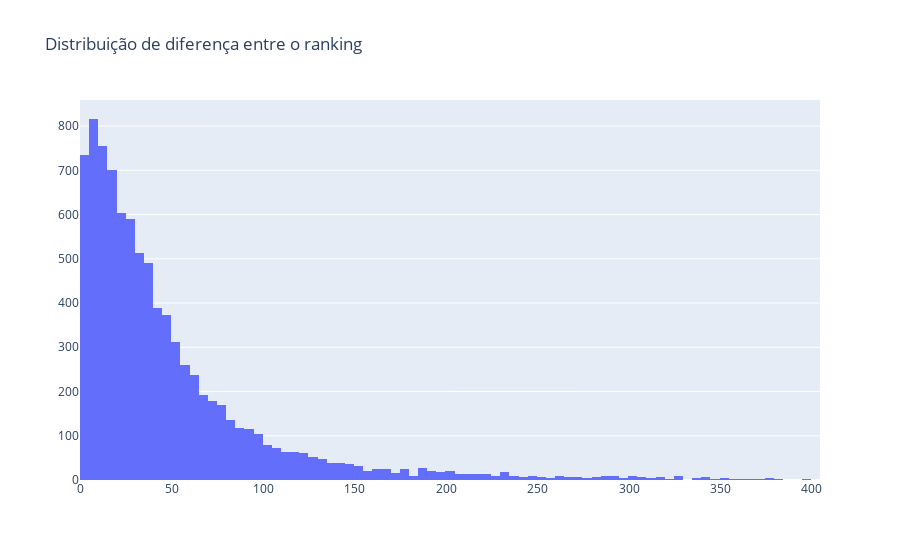

This figure's notebook cell:
### Code cell
rank_difference = df_loser_bigger_rank['Rank_winner'] - df_loser_bigger_rank['Rank_loser']

treated_orank_difference = [rank for rank in rank_difference if rank <=400]

# Cria o histograma com a função "histogram"
fig = go.Figure(data=[go.Histogram(x=treated_orank_difference, nbinsx=100)])

fig.update_layout(title="Distribuição de diferença entre o ranking")

# Exibe o gráfico
fig.show()

### Figure 1 — Plotly figure (JSON) as saved in the notebook; plotly's stock layout.template omitted (floating-point values rounded to 4 significant figures; data arrays with more than 128 entries replaced by an {"elided": "..."} marker saying what was removed)
{"data": [{"nbinsx": 100, "type": "histogram", "x": {"elided": "8828 int values"}}], "layout": {"title": {"text": "Distribuição de diferença entre o ranking"}}}
